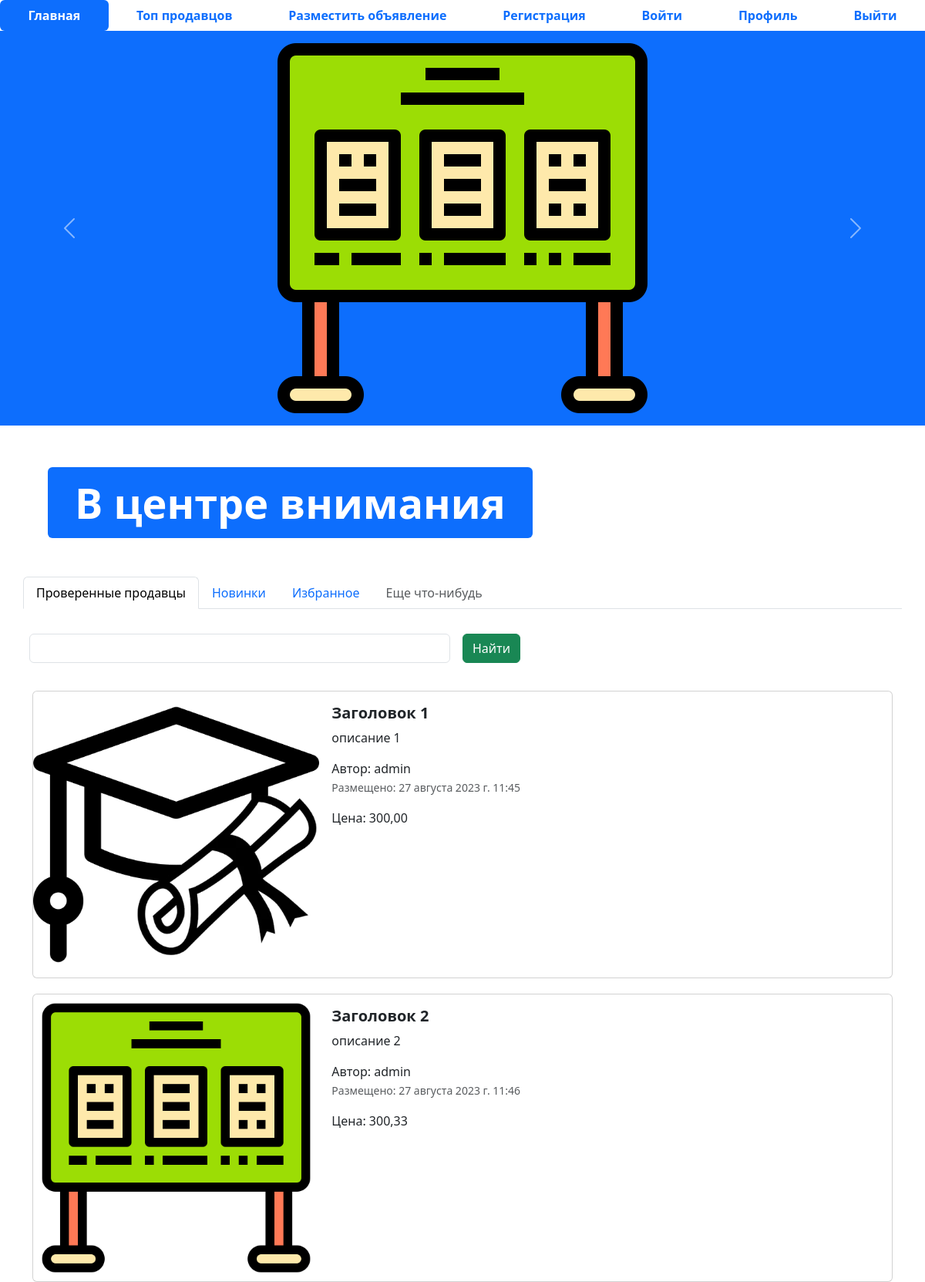
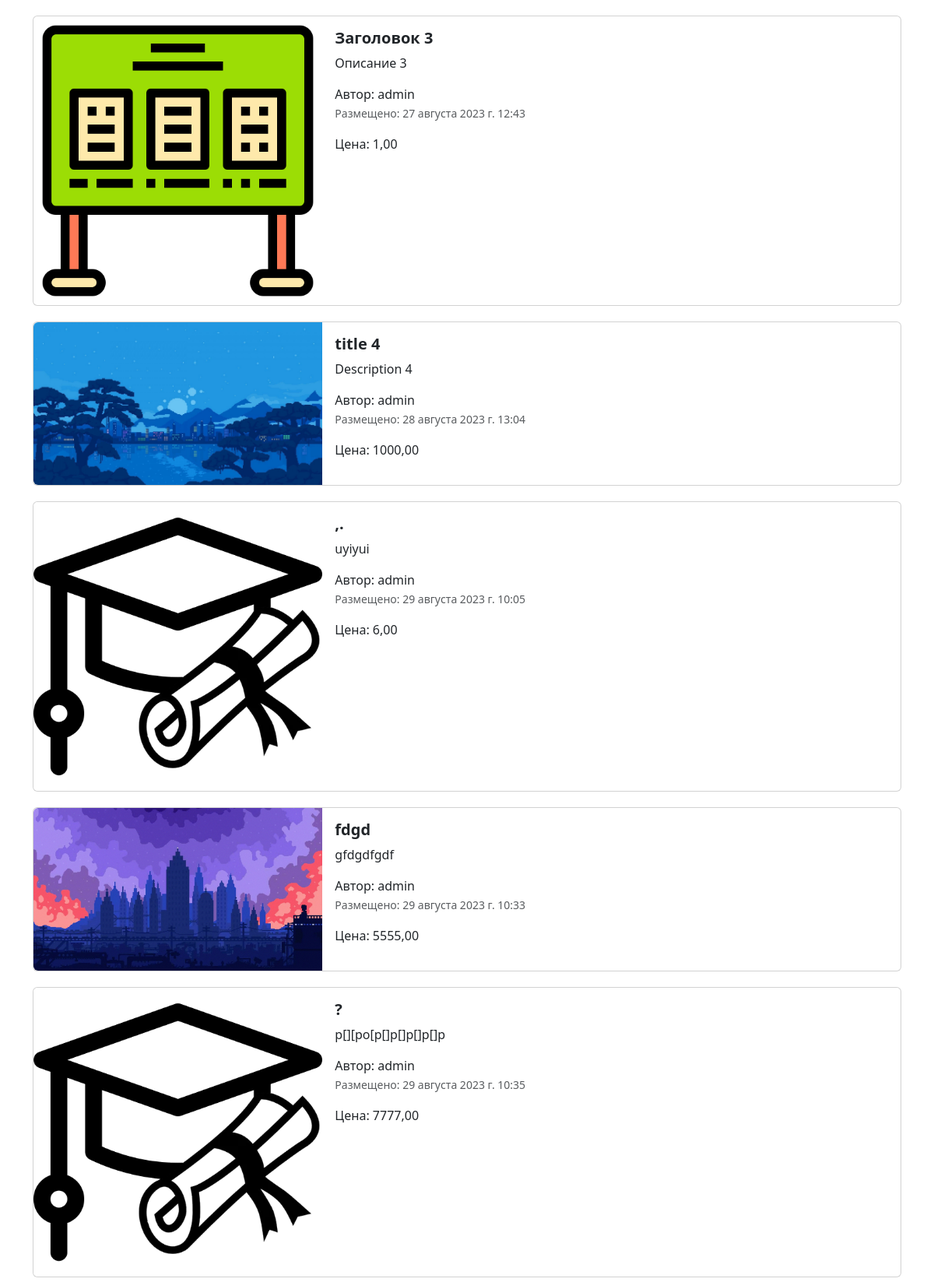
The page / (upper part) on the database its author committed (2 pictures, top to bottom).
### app_ad/models.py (models this page shows, shortened)
class Advertisement(models.Model):
    title = models.CharField(max_length=128, verbose_name='заголовок', validators=[
        RegexValidator(regex=r'^\?', message='Заголовок не может начинаться с ?', inverse_match=True)])
    description = models.TextField(verbose_name='Описание')
    price = models.DecimalField(verbose_name='цена', max_digits=10, decimal_places=2)
    create_at = models.DateTimeField(auto_now_add=True)
    update_at = models.DateTimeField(auto_now=True)
    auction = models.BooleanField(verbose_name='торг', help_text='отметьте, если уместен торг')
    user = models.ForeignKey(User, verbose_name='пользователь', on_delete=models.CASCADE)
    image = models.ImageField(verbose_name='изображение', upload_to='advertisements/')
    class Meta:
        db_table = 'advertisements'

### app_ad/views.py (the view)
# urls.py: path('', index, name='main-page'),
def index(request):
    advertisements = Advertisement.objects.all()
    context = {'advertisements': advertisements}
    return render(request, 'index.html', context)

### template/index.html (shortened to what this page needs)
{% extends 'base.html'%}
{% load static %}
{% block content %}
<ul class="nav nav-pills sticky-top bg-white nav-fill">
  <li class="nav-item">
    <a class="nav-link active" aria-current="page" href="{% url 'main-page' %}">
      <span style="font-weight: bold;">Главная</span>
    </a>
  </li>
  <li class="nav-item">
    <a class="nav-link" href="{% url 'top-sellers' %}"><span style="font-weight: bold;">Топ продавцов</span>
    </a>
  </li>
  <li class="nav-item">
    <a class="nav-link" href="{% url 'advertisement-post' %}">
      <span style="font-weight: bold;">Разместить объявление</span>
    </a>
  </li>
  <li class="nav-item">
    <a class="nav-link" href="{% url 'register' %}">
      <span style="font-weight: bold;">Регистрация</span>
    </a>
  </li>
  <li class="nav-item">
    <a class="nav-link" href="{% url 'login' %}">
      <span style="font-weight: bold;">Войти</span>
    </a>
  </li>
  <li class="nav-item">
    <a class="nav-link" href="{% url 'profile' %}">
      <span style="font-weight: bold;">Профиль</span>
    </a>
  </li>
  <li class="nav-item">
    <a class="nav-link" href="#">
      <span style="font-weight: bold;">Выйти</span>
    </a>
  </li>
</ul>
<div id="carouselExampleControls" class="carousel slide bg-primary" data-bs-ride="carousel">
  <div class="carousel-inner">
    <div class="carousel-item active">
      <img src="{% static 'img/adv.png' %}" class="mx-auto d-block w-33" alt="...">
    </div>
  </div>
  <button class="carousel-control-prev" type="button" data-bs-target="#carouselExampleControls" data-bs-slide="prev">
    <span class="carousel-control-prev-icon" aria-hidden="true"></span>
  </button>
  <button class="carousel-control-next" type="button" data-bs-target="#carouselExampleControls" data-bs-slide="next">
    <span class="carousel-control-next-icon" aria-hidden="true"></span>
  </button>
</div>
<div class="container" style="margin: 50px;">
  <div class="display-2">
    <span class="badge bg-primary">В центре внимания</span>
  </div>
</div>
<div class="container">
  <div class="row">
    <ul class="nav nav-tabs bg-white">
      <li class="nav-item">
        <a class="nav-link active" aria-current="page" href="#">Проверенные продавцы</a>
      </li>
      <li class="nav-item">
        <a class="nav-link" href="#">Новинки</a>
      </li>
      <li class="nav-item">
        <a class="nav-link" href="#">Избранное</a>
      </li>
      <li class="nav-item">
        <a class="nav-link disabled" href="#" tabindex="-1" aria-disabled="true">Еще что-нибудь</a>
      </li>
    </ul>
    <form class="row g-3">
      <div class="col-auto w-50">
        <input type="text" class="form-control">
      </div>
      <div class="col-auto">
        <button type="submit" class="btn btn-success mb-3">Найти</button>
      </div>
    </form>
  </div>
  <div class="col">
    {% for adv in advertisements %}
    <div class="card mb-2" style="max-width: 1200px; margin-top: 20px;">
      <div class="row g-0">
        <div class="col-md-4">
          <a href="{% url 'advertisement' %}" class="nav-link">
            <img src="{% if adv.image %} {{ adv.image.url }} {% else %} {% static 'img/adv.png' %} {% endif %}" class="img-fluid rounded-start" alt="Card title">
          </a>
        </div>
        <div class="col-md-8">
          <div class="card-body">
            <h5 class="card-title">
              <a href="{% url 'advertisement' %}" class="nav-link"><strong>{{ adv.title }}</strong></a>
            </h5>
            <a href="{% url 'advertisement' %}" class="nav-link">
              <p class="card-text">
                  {{ adv.description }}
              </p>
              <span>Автор: {{ adv.user }}</span>
              <p class="card-text"><small class="text-muted">Размещено: {{ adv.create_at}}</small></p>
              <span>Цена: {{ adv.price }}</span>
            </a>
          </div>
        </div>
      </div>
    </div>
    {% endfor %}
  </div>
</div>
{% endblock %}

### template/base.html (shortened to what this page needs)
{% load static %}
<!doctype html>
<html lang="en">
<head>
    <link href="{% static 'css/bootstrap.min.css' %}" rel="stylesheet">
    <link rel="stylesheet" href="{% static 'css/fontello.css' %}">
</head>
<body>
        {% block content %}
        {% endblock %}
</body>
</html>

### rows shown on the page
Advertisement: image (picture), title "Заголовок 1", description "описание 1", user "admin", create_at "27 августа 2023 г. 11:45", price "300,00"
Advertisement: title "Заголовок 2", description "описание 2", user "admin", create_at "27 августа 2023 г. 11:46", price "300,33"
Advertisement: title "Заголовок 3", description "Описание 3", user "admin", create_at "27 августа 2023 г. 12:43", price "1,00"
Advertisement: image (picture), title "title 4", description "Description 4", user "admin", create_at "28 августа 2023 г. 13:04", price "1000,00"
Advertisement: image (picture), title ",.", description "uyiyui", user "admin", create_at "29 августа 2023 г. 10:05", price "6,00"
Advertisement: image (picture), title "fdgd", description "gfdgdfgdf", user "admin", create_at "29 августа 2023 г. 10:33", price "5555,00"
Advertisement: image (picture), title "?", description "p[][po[p[]p[]p[]p[]p", user "admin", create_at "29 августа 2023 г. 10:35", price "7777,00"
